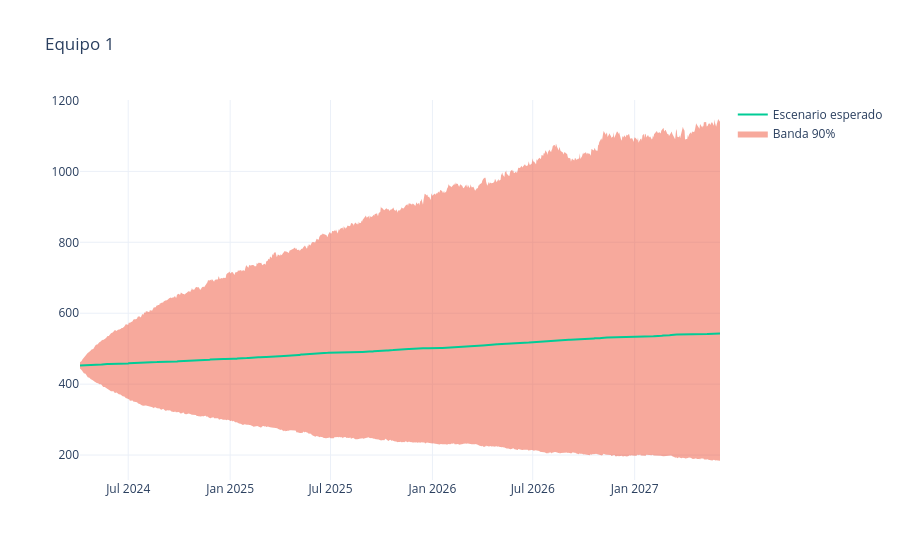
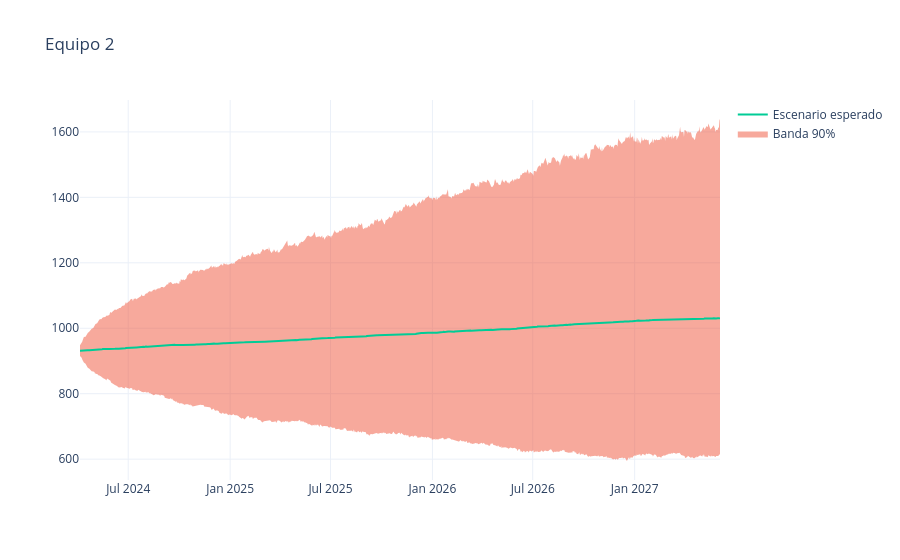

The code cell stored with these charts, in order, in its notebook:
### Code cell
def plot_monte_carlo(mean_path, p5, p95, dates, title):
    fig = go.Figure()
    fig.add_trace(go.Scatter(
        x=dates,
        y=p95,
        line=dict(width=0),
        showlegend=False
    ))
    fig.add_trace(go.Scatter(
        x=dates,
        y=p5,
        fill='tonexty',
        name="Banda 90%",
        line=dict(width=0)
    ))
    fig.add_trace(go.Scatter(
        x=dates,
        y=mean_path,
        name="Escenario esperado",
        line=dict(width=2)
    ))

    fig.update_layout(
        title=title,
        template="plotly_white"
    )
    fig.show()

plot_monte_carlo(
    monte_carlo_team_1.mean(axis=0),
    np.percentile(monte_carlo_team_1, 5, axis=0),
    np.percentile(monte_carlo_team_1, 95, axis=0),
    future_dates,
    "Equipo 1"
)

plot_monte_carlo(
    monte_carlo_team_2.mean(axis=0),
    np.percentile(monte_carlo_team_2, 5, axis=0),
    np.percentile(monte_carlo_team_2, 95, axis=0),
    future_dates,
    "Equipo 2"
)

### Figure 1 — Plotly figure (JSON) as saved in the notebook; plotly's stock layout.template omitted (floating-point values rounded to 4 significant figures; data arrays with more than 128 entries replaced by an {"elided": "..."} marker saying what was removed)
{"data": [{"line": {"width": 0}, "showlegend": false, "type": "scatter", "x": {"elided": "826 str values"}, "y": {"elided": "826 float values"}}, {"fill": "tonexty", "line": {"width": 0}, "name": "Banda 90%", "type": "scatter", "x": {"elided": "826 str values"}, "y": {"elided": "826 float values"}}, {"line": {"width": 2}, "name": "Escenario esperado", "type": "scatter", "x": {"elided": "826 str values"}, "y": {"elided": "826 float values"}}], "layout": {"title": {"text": "Equipo 1"}}}

### Figure 2 — Plotly figure (JSON) as saved in the notebook; plotly's stock layout.template omitted (floating-point values rounded to 4 significant figures; data arrays with more than 128 entries replaced by an {"elided": "..."} marker saying what was removed)
{"data": [{"line": {"width": 0}, "showlegend": false, "type": "scatter", "x": {"elided": "826 str values"}, "y": {"elided": "826 float values"}}, {"fill": "tonexty", "line": {"width": 0}, "name": "Banda 90%", "type": "scatter", "x": {"elided": "826 str values"}, "y": {"elided": "826 float values"}}, {"line": {"width": 2}, "name": "Escenario esperado", "type": "scatter", "x": {"elided": "826 str values"}, "y": {"elided": "826 float values"}}], "layout": {"title": {"text": "Equipo 2"}}}
